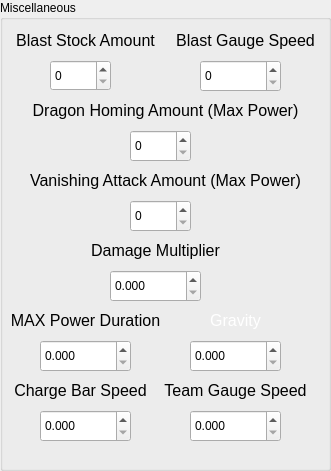
  <widget class="QGroupBox" name="MiscGroupBox">
   <property name="geometry">
    <rect>
     <x>260</x>
     <y>310</y>
     <width>331</width>
     <height>471</height>
    </rect>
   </property>
   <property name="title">
    <string>Miscellaneous</string>
   </property>
   <widget class="QLabel" name="BlastStockLbl">
    <property name="geometry">
     <rect>
      <x>10</x>
      <y>30</y>
      <width>151</width>
      <height>21</height>
     </rect>
    </property>
    <property name="font">
     <font>
      <pointsize>12</pointsize>
     </font>
    </property>
    <property name="toolTip">
     <string>&lt;html&gt;&lt;head/&gt;&lt;body&gt;&lt;p&gt;&lt;span style=&quot; font-size:10pt;&quot;&gt;The maximum amount of Blast Stocks the character can build up.&lt;/span&gt;&lt;/p&gt;&lt;/body&gt;&lt;/html&gt;</string>
    </property>
    <property name="text">
     <string>Blast Stock Amount</string>
    </property>
    <property name="alignment">
     <set>Qt::AlignCenter</set>
    </property>
   </widget>
   <widget class="QSpinBox" name="BlastStockBox">
    <property name="geometry">
     <rect>
      <x>50</x>
      <y>60</y>
      <width>61</width>
      <height>31</height>
     </rect>
    </property>
    <property name="minimum">
     <number>0</number>
    </property>
    <property name="maximum">
     <number>255</number>
    </property>
    <property name="value">
     <number>0</number>
    </property>
   </widget>
   <widget class="QLabel" name="BlastGaugeLbl">
    <property name="geometry">
     <rect>
      <x>170</x>
      <y>30</y>
      <width>151</width>
      <height>21</height>
     </rect>
    </property>
    <property name="font">
     <font>
      <pointsize>12</pointsize>
     </font>
    </property>
    <property name="toolTip">
     <string>&lt;html&gt;&lt;head/&gt;&lt;body&gt;&lt;p&gt;&lt;span style=&quot; font-size:10pt;&quot;&gt;The rate at which the Blast Gauge fills up.&lt;/span&gt;&lt;/p&gt;&lt;/body&gt;&lt;/html&gt;</string>
    </property>
    <property name="text">
     <string>Blast Gauge Speed</string>
    </property>
    <property name="alignment">
     <set>Qt::AlignCenter</set>
    </property>
   </widget>
   <widget class="QDoubleSpinBox" name="MaxPowDurBox">
    <property name="geometry">
     <rect>
      <x>40</x>
      <y>340</y>
      <width>91</width>
      <height>32</height>
     </rect>
    </property>
    <property name="decimals">
     <number>3</number>
    </property>
    <property name="maximum">
     <double>100000.000000000000000</double>
    </property>
    <property name="singleStep">
     <double>0.100000000000000</double>
    </property>
   </widget>
   <widget class="QLabel" name="GravityLbl">
    <property name="geometry">
     <rect>
      <x>190</x>
      <y>310</y>
      <width>91</width>
      <height>21</height>
     </rect>
    </property>
    <property name="font">
     <font>
      <pointsize>12</pointsize>
     </font>
    </property>
    <property name="toolTip">
     <string>&lt;html&gt;&lt;head/&gt;&lt;body&gt;&lt;p&gt;&lt;span style=&quot; font-size:10pt;&quot;&gt;The amount of Gravity the character is experiencing.&lt;/span&gt;&lt;/p&gt;&lt;p&gt;&lt;span style=&quot; font-size:10pt; font-weight:600;&quot;&gt;Note: Values above 1 make the character unable to jump.&lt;/span&gt;&lt;/p&gt;&lt;/body&gt;&lt;/html&gt;</string>
    </property>
    <property name="styleSheet">
     <string notr="true">QLabel { color : white; }</string>
    </property>
    <property name="text">
     <string>Gravity</string>
    </property>
    <property name="alignment">
     <set>Qt::AlignCenter</set>
    </property>
   </widget>
   <widget class="QSpinBox" name="BlastGaugeBox">
    <property name="geometry">
     <rect>
      <x>200</x>
      <y>60</y>
      <width>81</width>
      <height>32</height>
     </rect>
    </property>
    <property name="minimum">
     <number>0</number>
    </property>
    <property name="maximum">
     <number>2147483647</number>
    </property>
    <property name="value">
     <number>0</number>
    </property>
   </widget>
   <widget class="QLabel" name="DragonHomingCntLbl">
    <property name="geometry">
     <rect>
      <x>20</x>
      <y>100</y>
      <width>291</width>
      <height>21</height>
     </rect>
    </property>
    <property name="font">
     <font>
      <pointsize>12</pointsize>
     </font>
    </property>
    <property name="toolTip">
     <string>&lt;html&gt;&lt;head/&gt;&lt;body&gt;&lt;p&gt;&lt;span style=&quot; font-size:10pt;&quot;&gt;The maximum amount of times Dragon Homing can be used after a single Full-Power Smash in Max Power Mode.&lt;/span&gt;&lt;/p&gt;&lt;/body&gt;&lt;/html&gt;</string>
    </property>
    <property name="text">
     <string>Dragon Homing Amount (Max Power)</string>
    </property>
    <property name="alignment">
     <set>Qt::AlignCenter</set>
    </property>
   </widget>
   <widget class="QLabel" name="MaxPowDurLbl">
    <property name="geometry">
     <rect>
      <x>0</x>
      <y>310</y>
      <width>171</width>
      <height>21</height>
     </rect>
    </property>
    <property name="font">
     <font>
      <pointsize>12</pointsize>
     </font>
    </property>
    <property name="toolTip">
     <string>&lt;html&gt;&lt;head/&gt;&lt;body&gt;&lt;p&gt;&lt;span style=&quot; font-size:10pt;&quot;&gt;The amount of time the character can stay in MAX Power mode.&lt;/span&gt;&lt;/p&gt;&lt;/body&gt;&lt;/html&gt;</string>
    </property>
    <property name="text">
     <string>MAX Power Duration</string>
    </property>
    <property name="alignment">
     <set>Qt::AlignCenter</set>
    </property>
   </widget>
   <widget class="QSpinBox" name="VanishingAttackBox">
    <property name="geometry">
     <rect>
      <x>130</x>
      <y>200</y>
      <width>61</width>
      <height>32</height>
     </rect>
    </property>
    <property name="minimum">
     <number>0</number>
    </property>
    <property name="maximum">
     <number>255</number>
    </property>
    <property name="value">
     <number>0</number>
    </property>
   </widget>
   <widget class="QSpinBox" name="DragonHomingBox">
    <property name="geometry">
     <rect>
      <x>130</x>
      <y>130</y>
      <width>61</width>
      <height>32</height>
     </rect>
    </property>
    <property name="minimum">
     <number>0</number>
    </property>
    <property name="maximum">
     <number>255</number>
    </property>
    <property name="value">
     <number>0</number>
    </property>
   </widget>
   <widget class="QDoubleSpinBox" name="GravityBox">
    <property name="geometry">
     <rect>
      <x>190</x>
      <y>340</y>
      <width>91</width>
      <height>32</height>
     </rect>
    </property>
    <property name="decimals">
     <number>3</number>
    </property>
    <property name="maximum">
     <double>100000.000000000000000</double>
    </property>
    <property name="singleStep">
     <double>0.100000000000000</double>
    </property>
   </widget>
   <widget class="QLabel" name="VanishingAttackLbl">
    <property name="geometry">
     <rect>
      <x>20</x>
      <y>170</y>
      <width>291</width>
      <height>21</height>
     </rect>
    </property>
    <property name="font">
     <font>
      <pointsize>12</pointsize>
     </font>
    </property>
    <property name="toolTip">
     <string>&lt;html&gt;&lt;head/&gt;&lt;body&gt;&lt;p&gt;&lt;span style=&quot; font-size:10pt;&quot;&gt;The maximum amount of times Vanishing Attack can be used after a single Full-Power Smash in Max Power Mode.&lt;/span&gt;&lt;/p&gt;&lt;/body&gt;&lt;/html&gt;</string>
    </property>
    <property name="text">
     <string>Vanishing Attack Amount (Max Power)</string>
    </property>
    <property name="alignment">
     <set>Qt::AlignCenter</set>
    </property>
   </widget>
   <widget class="QDoubleSpinBox" name="ChargeBarSpdBox">
    <property name="geometry">
     <rect>
      <x>40</x>
      <y>410</y>
      <width>91</width>
      <height>32</height>
     </rect>
    </property>
    <property name="decimals">
     <number>3</number>
    </property>
    <property name="maximum">
     <double>100000.000000000000000</double>
    </property>
    <property name="singleStep">
     <double>0.100000000000000</double>
    </property>
   </widget>
   <widget class="QLabel" name="ChargeBarSpdLbl">
    <property name="geometry">
     <rect>
      <x>10</x>
      <y>380</y>
      <width>141</width>
      <height>21</height>
     </rect>
    </property>
    <property name="font">
     <font>
      <pointsize>12</pointsize>
     </font>
    </property>
    <property name="toolTip">
     <string>&lt;html&gt;&lt;head/&gt;&lt;body&gt;&lt;p&gt;&lt;span style=&quot; font-size:10pt;&quot;&gt;The speed at which a chargable melee attack will charge. &lt;/span&gt;&lt;/p&gt;&lt;/body&gt;&lt;/html&gt;</string>
    </property>
    <property name="text">
     <string>Charge Bar Speed</string>
    </property>
    <property name="textFormat">
     <enum>Qt::PlainText</enum>
    </property>
    <property name="alignment">
     <set>Qt::AlignCenter</set>
    </property>
   </widget>
   <widget class="QDoubleSpinBox" name="DmgMulBox">
    <property name="geometry">
     <rect>
      <x>110</x>
      <y>270</y>
      <width>91</width>
      <height>32</height>
     </rect>
    </property>
    <property name="decimals">
     <number>3</number>
    </property>
    <property name="maximum">
     <double>100000.000000000000000</double>
    </property>
    <property name="singleStep">
     <double>0.100000000000000</double>
    </property>
   </widget>
   <widget class="QLabel" name="DmgMulLbl">
    <property name="geometry">
     <rect>
      <x>70</x>
      <y>240</y>
      <width>171</width>
      <height>21</height>
     </rect>
    </property>
    <property name="font">
     <font>
      <pointsize>12</pointsize>
     </font>
    </property>
    <property name="toolTip">
     <string>&lt;html&gt;&lt;head/&gt;&lt;body&gt;&lt;p&gt;&lt;span style=&quot; font-size:10pt;&quot;&gt;Self-explanatory, really. Multiplies the damage, I guess.&lt;/span&gt;&lt;/p&gt;&lt;/body&gt;&lt;/html&gt;</string>
    </property>
    <property name="text">
     <string>Damage Multiplier</string>
    </property>
    <property name="alignment">
     <set>Qt::AlignCenter</set>
    </property>
   </widget>
   <widget class="QLabel" name="TeamGaugeLbl">
    <property name="geometry">
     <rect>
      <x>160</x>
      <y>380</y>
      <width>151</width>
      <height>21</height>
     </rect>
    </property>
    <property name="font">
     <font>
      <pointsize>12</pointsize>
     </font>
    </property>
    <property name="toolTip">
     <string>&lt;html&gt;&lt;head/&gt;&lt;body&gt;&lt;p&gt;&lt;span style=&quot; font-size:10pt;&quot;&gt;The speed at which the Team Gauge will charge up. The lower the value, the faster the gauge fills up.&lt;/span&gt;&lt;/p&gt;&lt;/body&gt;&lt;/html&gt;</string>
    </property>
    <property name="text">
     <string>Team Gauge Speed</string>
    </property>
    <property name="textFormat">
     <enum>Qt::PlainText</enum>
    </property>
    <property name="alignment">
     <set>Qt::AlignCenter</set>
    </property>
   </widget>
   <widget class="QDoubleSpinBox" name="TeamGaugeBox">
    <property name="geometry">
     <rect>
      <x>190</x>
      <y>410</y>
      <width>91</width>
      <height>32</height>
     </rect>
    </property>
    <property name="decimals">
     <number>3</number>
    </property>
    <property name="maximum">
     <double>100000.000000000000000</double>
    </property>
    <property name="singleStep">
     <double>0.100000000000000</double>
    </property>
    <property name="value">
     <double>0.000000000000000</double>
    </property>
   </widget>
  </widget>
